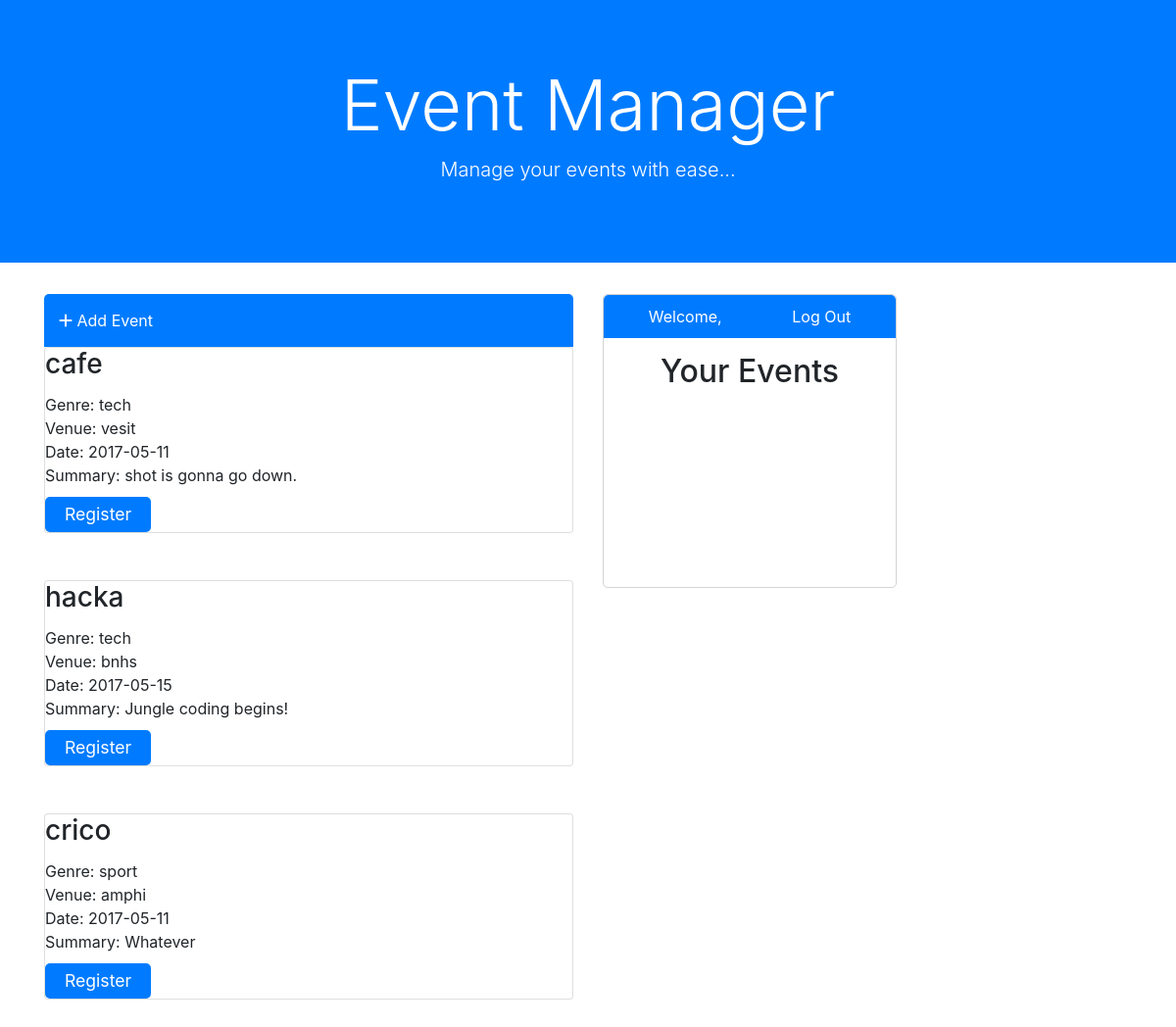
The page /homePage.php on the database its author committed.
### tables this page shows
CREATE TABLE `events` (
  `id` int(11) NOT NULL,
  `name` varchar(25) NOT NULL,
  `genre` varchar(25) NOT NULL,
  `venue` varchar(25) NOT NULL,
  `date` date NOT NULL,
  `summary` tinytext NOT NULL
);

### homePage.php (the view, shortened to what this page needs)
<!DOCTYPE html>
<html>
<head>
  <link rel="stylesheet" href="https://maxcdn.bootstrapcdn.com/bootstrap/4.0.0-alpha.6/css/bootstrap.min.css">
	<link rel="stylesheet" href="homepage.css">
</head>
<body>
<div class="jumbotron jumbotron-fluid bg-primary text-white">
	<div class="container text-center">
		<h1 class="display-3">Event Manager</h1>
		<p class="lead">Manage your events with ease...</p>
	</div>
</div>
<div class = "container">
<div class="row">
<div class="col-6">
<a href="addEvent.php" class="add bg-primary text-white"><i class="fa fa-plus" aria-hidden="true"></i>  Add Event</a>
<?php
$servername = "localhost";
$username = "root";
$password = "";
$dbname = "eventmanager";
$conn = new mysqli($servername, $username, $password, $dbname);
$sql = "SELECT * FROM events";
$result = $conn->query($sql);
if($result->num_rows > 0){
	while($row = $result->fetch_assoc()){?>
	<div class="card">
		<div class="card-block">
		<h3 class="card-title"><?php echo $row["name"]?></h3><?php echo " Genre: ".$row["genre"]."<br> Venue: ".$row["venue"]."<br> Date: ".$row["date"]."<br> Summary: ".$row["summary"]."<br>";
?>
		<form action="registerControl.php" method="POST">
		<button type="submit" class="bg-primary text-white">Register</button>
		</form>
		</div>
		</div>
		<br><br>
<?php
	}
}
else{
	echo "The table is empty brah.";
}
?>
</div>
<div class = "col-6">
<div class="registered">
<div class = "welcome bg-primary text-white d-flex justify-content-around"><?php echo "Welcome,  ".$_SESSION["user"]; ?>
<a href="logOutControl.php" class="out text-white">Log Out</a>
</div>
<h2 class="display-5 text-center">Your Events</h2>
</div>
</div>
</div>
</div>
</body>
</html>

### homePage.css (style rules this page uses)
.add { display: block; border-top-left-radius: 5px; border-top-right-radius: 5px; padding: 15px; }
button { cursor: pointer; padding: 5px 20px; border-style: none; font-size: 1.1em; margin-top: 10px; border-radius: 5px; }
.registered { height: 300px; width: 300px; border-radius: 5px; border: 1px solid lightgrey; }
.welcome { margin-bottom: 15px; padding: 10px; border-top-left-radius: 5px; border-top-right-radius: 5px; }

### rows shown on the page
events: name "cafe", genre "tech", venue "vesit", date "2017-05-11", summary "shot is gonna go down."
events: name "hacka", genre "tech", venue "bnhs", date "2017-05-15", summary "Jungle coding begins!"
events: name "crico", genre "sport", venue "amphi", date "2017-05-11", summary "Whatever"
